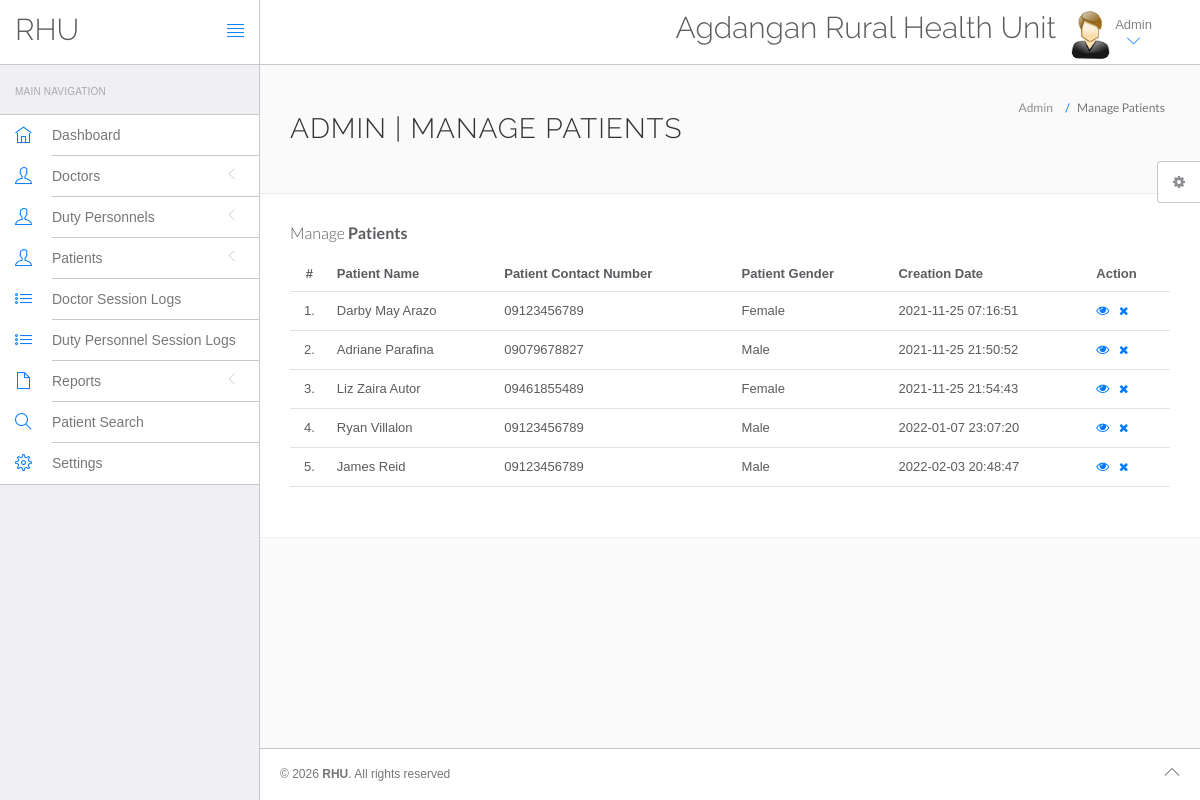
Page /admin/manage-patient.php (signed in) on the committed database.
### tables this page shows
CREATE TABLE `settings` (
  `id` int(11) NOT NULL,
  `HealthCenter` varchar(200) DEFAULT NULL,
  `Address` varchar(200) DEFAULT NULL,
  `ContactNo` varchar(12) DEFAULT NULL,
  `EmailAdd` mediumtext DEFAULT NULL,
  `OpeningHour` varchar(200) DEFAULT NULL,
  `Doctor` mediumtext DEFAULT NULL,
  `About` mediumtext DEFAULT NULL,
  `Map` longtext DEFAULT NULL
);

CREATE TABLE `tblpatient` (
  `ID` int(10) NOT NULL,
  `Dutyid` int(10) DEFAULT NULL,
  `PatientName` varchar(200) DEFAULT NULL,
  `PatientContno` varchar(11) DEFAULT NULL,
  `PatientEmail` varchar(200) DEFAULT NULL,
  `PatientGender` varchar(50) DEFAULT NULL,
  `PatientAdd` mediumtext DEFAULT NULL,
  `PatientBirthplace` varchar(200) DEFAULT NULL,
  `PatientBirthday` date DEFAULT NULL,
  `PatientCivil` varchar(50) DEFAULT NULL,
  `PatientReligion` varchar(200) DEFAULT NULL,
  `PatientBlood` varchar(50) DEFAULT NULL,
  `MotherName` varchar(200) DEFAULT NULL,
  `MotherBirthday` date DEFAULT NULL,
  `PhilhealthMember` varchar(50) DEFAULT NULL,
  `PhilhealthStatus` varchar(50) DEFAULT NULL,
  `PatientRegion` varchar(200) DEFAULT NULL,
  `DswdMember` varchar(50) DEFAULT NULL,
  `BloodPressure` varchar(100) DEFAULT NULL,
  `PulseRate` varchar(100) DEFAULT NULL,
  `BodyTemperature` varchar(100) DEFAULT NULL,
  `BpMeasurement` varchar(100) DEFAULT NULL,
  `IntakeMed` varchar(200) DEFAULT NULL,
  `AdministeredBy` varchar(200) DEFAULT NULL,
  `PatientMedhis` mediumtext DEFAULT NULL,
  `CreationDate` timestamp NULL DEFAULT current_timestamp(),
  `UpdationDate` timestamp NULL DEFAULT NULL ON UPDATE current_timestamp()
);

### admin/manage-patient.php (the view, shortened to what this page needs)
<?php
include('include/config.php');
?>
<!DOCTYPE html>
<html lang="en">
	<head>
		<link rel="stylesheet" href="vendor/bootstrap/css/bootstrap.min.css">
		<link rel="stylesheet" href="vendor/fontawesome/css/font-awesome.min.css">
		<link rel="stylesheet" href="vendor/themify-icons/themify-icons.min.css">
		<link href="vendor/animate.css/animate.min.css" rel="stylesheet" media="screen">
		<link href="vendor/perfect-scrollbar/perfect-scrollbar.min.css" rel="stylesheet" media="screen">
		<link href="vendor/switchery/switchery.min.css" rel="stylesheet" media="screen">
		<link href="vendor/bootstrap-touchspin/jquery.bootstrap-touchspin.min.css" rel="stylesheet" media="screen">
		<link href="vendor/select2/select2.min.css" rel="stylesheet" media="screen">
		<link href="vendor/bootstrap-datepicker/bootstrap-datepicker3.standalone.min.css" rel="stylesheet" media="screen">
		<link href="vendor/bootstrap-timepicker/bootstrap-timepicker.min.css" rel="stylesheet" media="screen">
		<link rel="stylesheet" href="assets/css/styles.css">
		<link rel="stylesheet" href="assets/css/plugins.css">
		<link rel="stylesheet" href="assets/css/themes/theme-1.css" id="skin_color" />
	</head>
	<body>
		<div id="app">
<?php include('include/sidebar.php');?>
<div class="app-content">
<?php include('include/header.php');?>
<div class="main-content" >
<div class="wrap-content container" id="container">
<section id="page-title">
<div class="row">
<div class="col-sm-8">
<h1 class="mainTitle">Admin | Manage Patients</h1>
</div>
<ol class="breadcrumb">
<li>
<span>Admin</span>
</li>
<li class="active">
<span>Manage Patients</span>
</li>
</ol>
</div>
</section>
<div class="container-fluid container-fullw bg-white">
<div class="row">
<div class="col-md-12">
<h5 class="over-title margin-bottom-15">Manage <span class="text-bold">Patients</span></h5>
<table class="table table-hover" id="sample-table-1">
<thead>
<tr>
<th class="center">#</th>
<th>Patient Name</th>
<th>Patient Contact Number</th>
<th>Patient Gender </th>
<th class="hidden-xs">Creation Date </th>
<th>Action</th>
</tr>
</thead>
<tbody>
<?php
$sql=mysqli_query($con,"select * from tblpatient ");
$cnt=1;
while($row=mysqli_fetch_array($sql))
{
?>
<tr>
<td class="center"><?php echo $cnt;?>.</td>
<td><?php echo $row['PatientName'];?></td>
<td><?php echo $row['PatientContno'];?></td>
<td><?php echo $row['PatientGender'];?></td>
<td class="hidden-xs"><?php echo $row['CreationDate'];?></td>
<td>
<a href="view-patient.php?viewid=<?php echo $row['ID'];?>"><i class="fa fa-eye"></i></a>
<a href="manage-patient.php?id=<?php echo $row['ID']?>&del=delete" onClick="return confirm('Are you sure you want to delete?')"class="btn btn-transparent btn-xs tooltips" tooltip-placement="top" tooltip="Remove"><i class="fa fa-times fa fa-white"></i></a>
</td>
</tr>
<?php
$cnt=$cnt+1;
 }?></tbody>
</table>
</div>
</div>
</div>
</div>
</div>
</div>
	<?php include('include/footer.php');?>
	<?php include('include/setting.php');?>
		</div>
	</body>
</html>

### admin/include/header.php (shortened to what this page needs)
<?php
include("include/config.php");
$val=mysqli_query($con,"select * from settings where id = 1");
while ($row_val=mysqli_fetch_array($val)) {
	$name = $row_val['HealthCenter'];
}
?>
<header class="navbar navbar-default navbar-static-top">
					<div class="navbar-header">
						<a class="navbar-brand" href="#">
							<h2 style="padding-top:20%; ">RHU</h2>
						</a>
						<a href="#" class="sidebar-toggler pull-right visible-md visible-lg" data-toggle-class="app-sidebar-closed" data-toggle-target="#app">
							<i class="ti-align-justify"></i>
						</a>
					</div>
					<div class="navbar-collapse collapse">
						<ul class="nav navbar-right">
								<li  style="padding-top:2% ">
								<h2><?php echo $name;?></h2>
							</li>
							<li class="dropdown current-user">
								<a href class="dropdown-toggle" data-toggle="dropdown">
									<img src="assets/images/images.jpg" > <span class="username">
<?php $query=mysqli_query($con,"select fullname from admin where id='".$_SESSION['id']."'");
while($row=mysqli_fetch_array($query))
{
	echo $row['fullname'];
} ?>
									<i class="ti-angle-down"></i></i></span>
								</a>
							</li>
						</ul>
					</div>
				</header>

### admin/assets/css/themes/theme-1.css (style rules this page uses)
body { background: #FAFAFA; }
header .navbar-header { background: #ffffff !important; border-right-color: #c8c7cc !important; border-bottom-color: #c8c7cc !important; }
header .navbar-header .sidebar-toggler, header .navbar-header .sidebar-mobile-toggler { color: #007aff !important; }
header .navbar-header .navbar-brand { color: #777 !important; }
header .navbar-collapse { background: #ffffff !important; border-bottom-color: #c8c7cc !important; box-shadow: none !important; }
header .navbar-collapse .navbar-right > li > a { color: #777; }
header .navbar-collapse .navbar-right > li > a i { color: #007aff !important; }

### rows in the picture
settings: HealthCenter "Agdangan Rural Health Unit"
tblpatient: PatientName "Darby May Arazo", PatientContno "09123456789", PatientGender "Female", CreationDate "2021-11-25 07:16:51"
tblpatient: PatientName "Adriane Parafina", PatientContno "09079678827", PatientGender "Male", CreationDate "2021-11-25 21:50:52"
tblpatient: PatientName "Liz Zaira Autor", PatientContno "09461855489", PatientGender "Female", CreationDate "2021-11-25 21:54:43"
tblpatient: PatientName "Ryan Villalon", PatientContno "09123456789", PatientGender "Male", CreationDate "2022-01-07 23:07:20"
tblpatient: PatientName "James Reid", PatientContno "09123456789", PatientGender "Male", CreationDate "2022-02-03 20:48:47"

### other values in the picture
$row['fullname'] "Admin"
